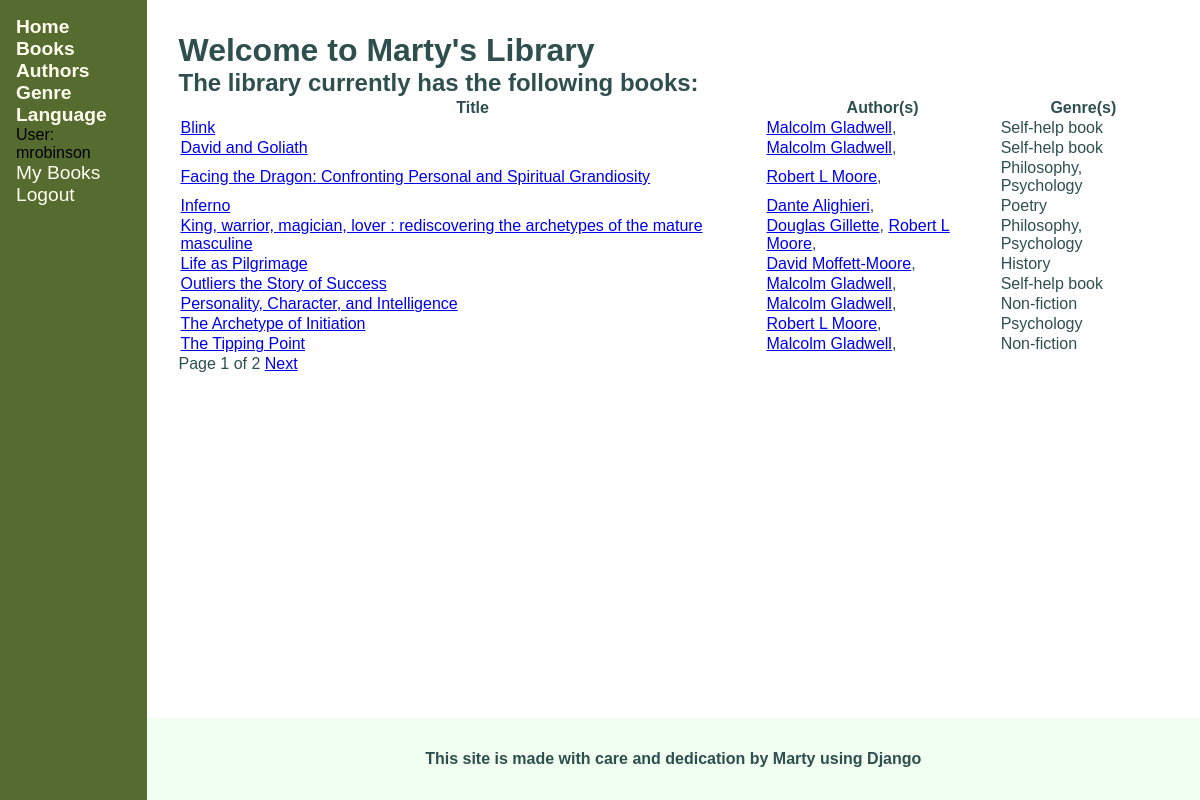
/catalog/books/ (signed in), run on the app's committed database.
### catalog/models.py (models this page shows, shortened)
class Book(models.Model):
    title = models.CharField(max_length=200, help_text='The title of the book')
    pub_date = models.DateField(help_text='The publication date', blank=True, null=True)
    authors = models.ManyToManyField('Author', related_name='books', help_text='The name(s) of the author(s)')
    summary = models.CharField(max_length=2000, help_text='A summary of the book\'s content')
    isbn = models.IntegerField('ISBN', help_text='The ISBN number of the book', unique=True, primary_key=True, editable=False)
    genre = models.ManyToManyField('Genre', related_name='books', help_text='The genre(s) for this book')
    language = models.ForeignKey('Language', null=True, on_delete=models.SET_NULL)
    @property
    def display_genres(self):
        genres = [genre.name for genre in self.genre.all()]
        return ', '.join(genres) if len(genres) > 1 else genres[0]
    def get_absolute_url(self):
        return reverse('catalog:book-detail-view', kwargs={'pk': self.isbn})
    class Meta:
        ordering = ['title']

class Author(models.Model):
    prefix = models.CharField(max_length=4, blank=True, null=True)
    first_name = models.CharField(max_length=20)
    middle_names = models.CharField(max_length=30, blank=True, null=True)
    last_name = models.CharField(max_length=30)
    suffix = models.CharField(max_length=5, blank=True, null=True)
    name = models.CharField('search match string', max_length=69)
    birth_date = models.DateField('Born', blank=True, null=True)
    death_date = models.DateField('Died', blank=True, null=True)
    @property
    @admin.display(description='full name', ordering='last_name')
    def full_name(self):
        cn_pattern = re.compile(r'[\u4e00-\u9fff]+')
        if cn_pattern.search(self.last_name):
            return ' '.join([self.last_name, self.first_name])
        else:
            if self.middle_names:
                return ' '.join([self.first_name, self.middle_names, self.last_name])
            else:
                return ' '.join([self.first_name, self.last_name])
    class Meta:
        ordering = ['last_name', 'first_name', 'birth_date']
    def get_absolute_url(self):
        return reverse("catalog:author-detail-view", kwargs={"pk": self.id})

class Genre(models.Model):
    name = models.CharField(max_length=200, help_text='Enter a book genre')

### catalog/views.py (the view)
# urls.py: path('books/', views.BookListView.as_view(), name='books'),
class BookListView(LoginRequiredMixin, generic.ListView):
    model = Book
    template_name = 'catalog/books.html'
    context_object_name = 'list_of_all_books'
    paginate_by = 10

### catalog/templates/catalog/books.html
{% extends 'catalog/base_generic.html' %}
{% block content %}
    <h1>Welcome to Marty's Library</h1>
    <h2>The library currently has the following books:</h2>
    {% if list_of_all_books %}
    <table id="book-list" class="list-table">
        <tr class="table-header">
            <th class="table-col-header">Title</th>
            <th class="table-col-header">Author(s)</th>
            <th class="table-col-header">Genre(s)</th>
        </tr>
        {% for book in list_of_all_books %}
        <tr class="table-data">
            <td><a href="{{ book.get_absolute_url }}">{{ book.title }}</a></td>
            <td>
                {% for author in book.authors.all %}
                <a href="{{ author.get_absolute_url }}">{{ author.full_name }}</a>,
                {% endfor %}
            </td>
            <td>{{ book.display_genres }}</td>
        </tr>
        {% endfor %}
    </table>
    {% else %}
    <p>No books where found.</p>
    {% endif %}
{% endblock content %}

### catalog/templates/catalog/side_navbar.html (shortened to what this page needs)
<ul class="navbar">
    <li class="navlink"><a href="{% url 'catalog:index' %}"><strong>Home</strong></a></li>
    <li class="navlink"><a href="{% url 'catalog:books' %}"><strong>Books</strong></a></li>
    <li class="navlink"><a href="{% url 'catalog:authors' %}"><strong>Authors</strong></a></li>
    <li class="navlink"><a href="{% url 'catalog:genres' %}"><strong>Genre</strong></a></li>
    <li class="navlink"><a href="{% url 'catalog:languages' %}"><strong>Language</strong></a></li>
    {% if user.is_authenticated %}
    <li id="username" class="user-util">User: {{ user.get_username }}</li>
    <li id="user-books" class="user-util">
        <a href="{% url 'catalog:my-borrowed' %}">My Books</a>
    </li>
    <li class="user-util"><a href="{% url 'logout' %}?next={{ request.path }}">Logout</a></li>
    {% else %}
    <li class="user-util"><a href="{% url 'login' %}?next={{ request.path }}">Login</a></li>
    {% endif %}
</ul>

### catalog/static/catalog/css/main.css (style rules this page uses)
* { font-family: Helvetica, sans-serif; padding: 0; margin: 0; }
body { display: flex; flex-flow: row nowrap; }
ul.navbar { flex-grow: 1; list-style: none; background-color: darkolivegreen; padding: 1rem; }
ul.navbar a { text-decoration: none; color: ivory; font-size: larger; }

### data on the page
Book: title "Blink", display_genres "Self-help book"
Author: full_name "Malcolm Gladwell"
Book: title "David and Goliath", display_genres "Self-help book"
Book: title "Facing the Dragon: Confronting Personal and Spiritual Grandiosity", display_genres "Philosophy, Psychology"
Author: full_name "Robert L Moore"
Book: title "Inferno", display_genres "Poetry"
Author: full_name "Dante Alighieri"
Book: title "King, warrior, magician, lover : rediscovering the archetypes of the mature masculine", display_genres "Philosophy, Psychology"
Author: full_name "Douglas Gillette"
Book: title "Life as Pilgrimage", display_genres "History"
Author: full_name "David Moffett-Moore"
Book: title "Outliers the Story of Success", display_genres "Self-help book"
Book: title "Personality, Character, and Intelligence", display_genres "Non-fiction"
Book: title "The Archetype of Initiation", display_genres "Psychology"
Book: title "The Tipping Point", display_genres "Non-fiction"

### other printed values
{{ user.get_username }} "mrobinson"
{{ page_obj.number }} "1"
{{ page_obj.paginator.num_pages }} "2"
